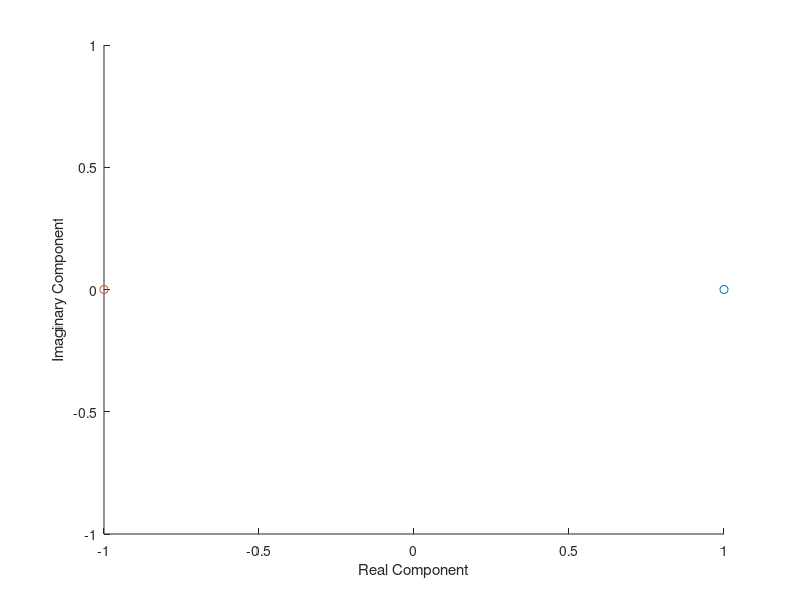
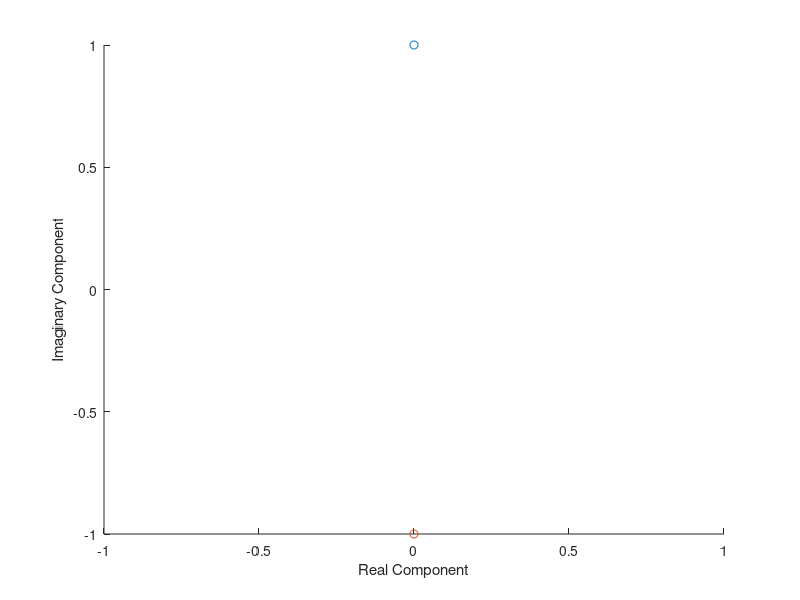
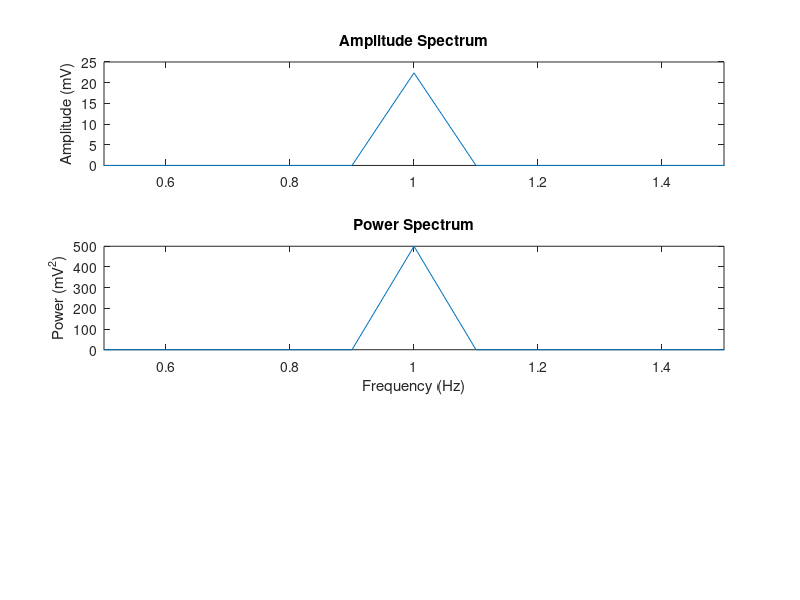
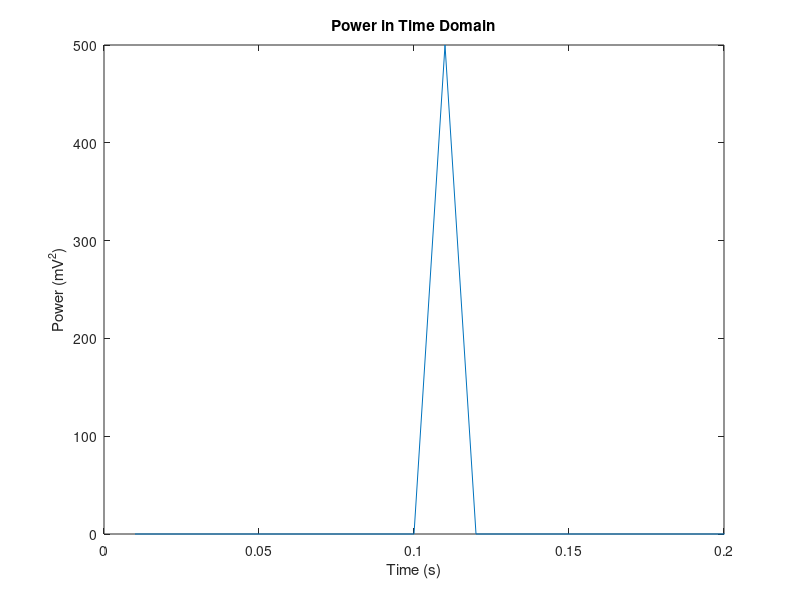

MATLAB code for these plots, in order:
% 10.a
clear;
close all;

% Real/Imaginary Components
r1 = [1 0];
r2 = [-1 0];
figure;hold;
xlabel('Real Component')
ylabel('Imaginary Component') 
plot(r1(1),r1(2),'o');
plot(r2(1),r2(2),'o');

figure;hold;
xlabel('Real Component')
ylabel('Imaginary Component')
i1 = [0 1];
i2 = [0 -1];
plot(i1(1),i1(2),'o');
plot(i2(1),i2(2),'o');

% Signal vs Frequency
f=1;
ang_freq = 2 * pi * f;
max_time = 10;
sampling_rate = 100;
bin_size = 1 / sampling_rate;
interval = bin_size:bin_size:max_time;
num_samples = length(interval);
range = num_samples / 2;
freq_range = (0:range) * sampling_rate / num_samples;

s = sin(ang_freq*interval)+cos(ang_freq*interval); 

sfft = fft(s, num_samples);
pwr = sfft .* conj(sfft) / num_samples;
amp = pwr .^ 0.5;

figure;
subplot(3,1,1)
plot(freq_range, amp(1:length(freq_range)))
xlim([0.5 1.5])
ylabel('Amplitude (mV)')
title('Amplitude Spectrum')
subplot(3,1,2)
plot(freq_range, pwr(1:length(freq_range)))
xlim([0.5 1.5])
xlabel('Frequency (Hz)') 
ylabel('Power (mV^2)')
title('Power Spectrum') 



% 10.b
figure;
plot(interval, pwr) 
xlim([0 0.2])
xlabel('Time (s)')
ylabel('Power (mV^2)')
title('Power in Time Domain') 
